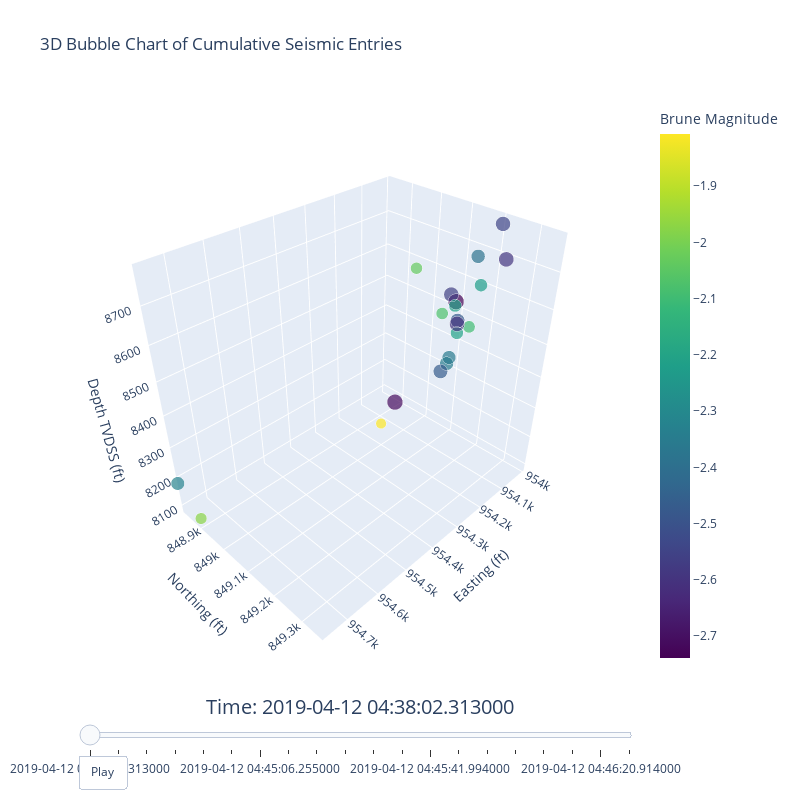

Write notebook code for a chart like this one.
### Markdown cell above
Input your relative file path, start time and end time to view the data.

### Code cell
# Allow the user to input the relative file path for their dataset.
file_path = 'data\Borehole_Seismic_Aniso_Events_4H_AllStages_AllEvents_06112019.csv'
start_time = '2019-04-12 04:38:02.313'
stop_time = '2019-04-12 04:46:23.030'

# Create a viewer object to run the package.
viewer = MSViewer()

# Call the method to parse the file.
viewer.load_and_parse(file_path)

# Create the visualization.
plot = viewer.create_plot(start_time, stop_time)

### Figure 1 — Plotly figure (JSON) as saved in the notebook; plotly's stock layout.template omitted (floating-point values rounded to 4 significant figures)
{"data": [{"marker": {"color": [-2.347, -2.22, -2.033, -2.389, -2.099, -2.467, -2.324, -1.974, -2.075, -2.474, -2.739, -2.205, -2.562, -2.355, -2.595, -2.598, -2.715, -2.545, -1.807, -2.206], "colorbar": {"title": {"text": "Brune Magnitude"}}, "colorscale": [[0, "#440154"], [0.1111, "#482878"], [0.2222, "#3e4989"], [0.3333, "#31688e"], [0.4444, "#26828e"], [0.5556, "#1f9e89"], [0.6667, "#35b779"], [0.7778, "#6ece58"], [0.8889, "#b5de2b"], [1, "#fde725"]], "size": [234.7, 221.9, 203.3, 238.9, 209.9, 246.7, 232.4, 197.4, 207.5, 247.4, 273.9, 220.5, 256.2, 235.5, 259.5, 259.8, 271.4, 254.5, 180.7, 220.6], "sizemode": "diameter", "sizeref": 25}, "mode": "markers", "text": ["File: HFTS2_20190412_043802_040<br>Stage: 1<br>Magnitude: -2.35", "File: HFTS2_20190412_043803_040<br>Stage: 1<br>Magnitude: -2.22", "File: HFTS2_20190412_044156_040<br>Stage: 1<br>Magnitude: -2.03", "File: HFTS2_20190412_044403_040<br>Stage: 1<br>Magnitude: -2.39", "File: HFTS2_20190412_044404_040<br>Stage: 1<br>Magnitude: -2.10", "File: HFTS2_20190412_044435_040_Merged<br>Stage: 1<br>Magnitude: -2.47", "File: HFTS2_20190412_044506_040<br>Stage: 1<br>Magnitude: -2.32", "File: HFTS2_20190412_044516_040<br>Stage: 1<br>Magnitude: -1.97", "File: HFTS2_20190412_044521_040<br>Stage: 1<br>Magnitude: -2.07", "File: HFTS2_20190412_044522_040<br>Stage: 1<br>Magnitude: -2.47", "File: HFTS2_20190412_044526_040<br>Stage: 1<br>Magnitude: -2.74", "File: HFTS2_20190412_044540_040<br>Stage: 1<br>Magnitude: -2.21", "File: HFTS2_20190412_044542_040<br>Stage: 1<br>Magnitude: -2.56", "File: HFTS2_20190412_044543_040<br>Stage: 1<br>Magnitude: -2.36", "File: HFTS2_20190412_044544_040<br>Stage: 1<br>Magnitude: -2.59", "File: HFTS2_20190412_044545_040<br>Stage: 1<br>Magnitude: -2.60", "File: HFTS2_20190412_044605_040<br>Stage: 1<br>Magnitude: -2.71", "File: HFTS2_20190412_044619_040<br>Stage: 1<br>Magnitude: -2.54", "File: HFTS2_20190412_044620_040<br>Stage: 1<br>Magnitude: -1.81", "File: HFTS2_20190412_044623_040<br>Stage: 1<br>Magnitude: -2.21"], "type": "scatter3d", "x": [954100.0, 954000.0, 954200.0, 954000.0, 954300.0, 954100.0, 954800.0, 954800.0, 954000.0, 954000.0, 954100.0, 954000.0, 954000.0, 954000.0, 954000.0, 954100.0, 954200.0, 954100.0, 954300.0, 954000.0], "y": [849100.0, 849200.0, 849100.0, 849100.0, 849400.0, 849100.0, 848800.0, 848900.0, 849000.0, 849100.0, 849100.0, 849100.0, 849100.0, 849100.0, 849200.0, 849100.0, 849100.0, 849200.0, 849100.0, 849100.0], "z": [8360.0, 8590.0, 8679.0, 8678.0, 8697.0, 8363.0, 8179.0, 8074.0, 8456.0, 8477.0, 8559.0, 8445.0, 8542.0, 8369.0, 8687.0, 8504.0, 8268.0, 8798.0, 8217.0, 8525.0]}], "layout": {"height": 800, "scene": {"aspectratio": {"x": 1, "y": 0.7036, "z": 0.924}, "xaxis": {"range": [954000.0, 954800.0], "title": {"text": "Easting (ft)"}}, "yaxis": {"range": [848800.0, 849400.0], "title": {"text": "Northing (ft)"}}, "zaxis": {"range": [8074.0, 8798.0], "title": {"text": "Depth TVDSS (ft)"}}}, "sliders": [{"active": 0, "currentvalue": {"font": {"size": 20}, "prefix": "Time: ", "visible": true, "xanchor": "center"}, "pad": {"b": 10}, "steps": [{"args": [["2019-04-12 04:38:02.313000"], {"frame": {"duration": 300, "redraw": true}, "mode": "immediate", "transition": {"duration": 300}}], "label": "2019-04-12 04:38:02.313000", "method": "animate"}, {"args": [["2019-04-12 04:38:03.200000"], {"frame": {"duration": 300, "redraw": true}, "mode": "immediate", "transition": {"duration": 300}}], "label": "2019-04-12 04:38:03.200000", "method": "animate"}, {"args": [["2019-04-12 04:41:56.351000"], {"frame": {"duration": 300, "redraw": true}, "mode": "immediate", "transition": {"duration": 300}}], "label": "2019-04-12 04:41:56.351000", "method": "animate"}, {"args": [["2019-04-12 04:44:03.797000"], {"frame": {"duration": 300, "redraw": true}, "mode": "immediate", "transition": {"duration": 300}}], "label": "2019-04-12 04:44:03.797000", "method": "animate"}, {"args": [["2019-04-12 04:44:04.199000"], {"frame": {"duration": 300, "redraw": true}, "mode": "immediate", "transition": {"duration": 300}}], "label": "2019-04-12 04:44:04.199000", "method": "animate"}, {"args": [["2019-04-12 04:44:35.917000"], {"frame": {"duration": 300, "redraw": true}, "mode": "immediate", "transition": {"duration": 300}}], "label": "2019-04-12 04:44:35.917000", "method": "animate"}, {"args": [["2019-04-12 04:45:06.255000"], {"frame": {"duration": 300, "redraw": true}, "mode": "immediate", "transition": {"duration": 300}}], "label": "2019-04-12 04:45:06.255000", "method": "animate"}, {"args": [["2019-04-12 04:45:16.003000"], {"frame": {"duration": 300, "redraw": true}, "mode": "immediate", "transition": {"duration": 300}}], "label": "2019-04-12 04:45:16.003000", "method": "animate"}, {"args": [["2019-04-12 04:45:21.466000"], {"frame": {"duration": 300, "redraw": true}, "mode": "immediate", "transition": {"duration": 300}}], "label": "2019-04-12 04:45:21.466000", "method": "animate"}, {"args": [["2019-04-12 04:45:22.695000"], {"frame": {"duration": 300, "redraw": true}, "mode": "immediate", "transition": {"duration": 300}}], "label": "2019-04-12 04:45:22.695000", "method": "animate"}, {"args": [["2019-04-12 04:45:26.233000"], {"frame": {"duration": 300, "redraw": true}, "mode": "immediate", "transition": {"duration": 300}}], "label": "2019-04-12 04:45:26.233000", "method": "animate"}, {"args": [["2019-04-12 04:45:40.018000"], {"frame": {"duration": 300, "redraw": true}, "mode": "immediate", "transition": {"duration": 300}}], "label": "2019-04-12 04:45:40.018000", "method": "animate"}, {"args": [["2019-04-12 04:45:41.994000"], {"frame": {"duration": 300, "redraw": true}, "mode": "immediate", "transition": {"duration": 300}}], "label": "2019-04-12 04:45:41.994000", "method": "animate"}, {"args": [["2019-04-12 04:45:43.657000"], {"frame": {"duration": 300, "redraw": true}, "mode": "immediate", "transition": {"duration": 300}}], "label": "2019-04-12 04:45:43.657000", "method": "animate"}, {"args": [["2019-04-12 04:45:44.561000"], {"frame": {"duration": 300, "redraw": true}, "mode": "immediate", "transition": {"duration": 300}}], "label": "2019-04-12 04:45:44.561000", "method": "animate"}, {"args": [["2019-04-12 04:45:45.239000"], {"frame": {"duration": 300, "redraw": true}, "mode": "immediate", "transition": {"duration": 300}}], "label": "2019-04-12 04:45:45.239000", "method": "animate"}, {"args": [["2019-04-12 04:46:05.590000"], {"frame": {"duration": 300, "redraw": true}, "mode": "immediate", "transition": {"duration": 300}}], "label": "2019-04-12 04:46:05.590000", "method": "animate"}, {"args": [["2019-04-12 04:46:19.644000"], {"frame": {"duration": 300, "redraw": true}, "mode": "immediate", "transition": {"duration": 300}}], "label": "2019-04-12 04:46:19.644000", "method": "animate"}, {"args": [["2019-04-12 04:46:20.914000"], {"frame": {"duration": 300, "redraw": true}, "mode": "immediate", "transition": {"duration": 300}}], "label": "2019-04-12 04:46:20.914000", "method": "animate"}, {"args": [["2019-04-12 04:46:23.030000"], {"frame": {"duration": 300, "redraw": true}, "mode": "immediate", "transition": {"duration": 300}}], "label": "2019-04-12 04:46:23.030000", "method": "animate"}]}], "title": {"text": "3D Bubble Chart of Cumulative Seismic Entries"}, "updatemenus": [{"buttons": [{"args": [null, {"frame": {"duration": 300, "redraw": true}, "fromcurrent": true, "mode": "immediate", "transition": {"duration": 300}}], "label": "Play", "method": "animate"}], "direction": "left", "pad": {"r": 10, "t": 87}, "showactive": false, "type": "buttons", "x": 0.1, "xanchor": "right", "y": 0, "yanchor": "top"}], "width": 800}}
